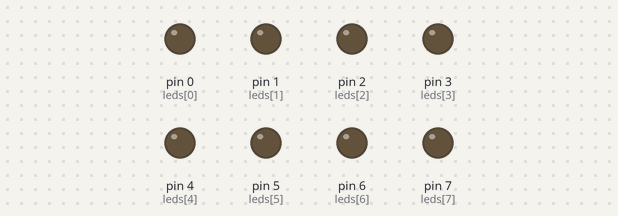
This sketch was run on a simulated Arduino Uno, built with avr-gcc and run on an emulated ATmega328P. On the bench: output pins drawn as LEDs (lit = HIGH). Random numbers use the default seed unless the sketch sets one.

Above: at 1.5 s.
At 3.9 s:
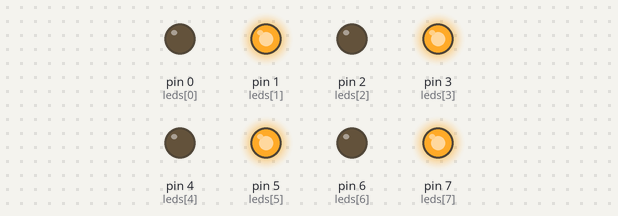
At 13.9 s:
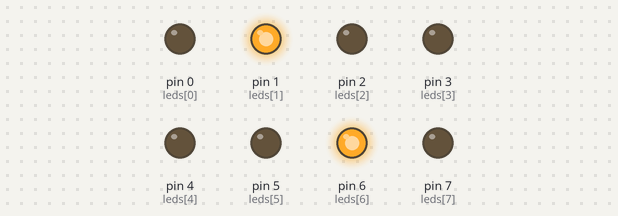
At 20.7 s:
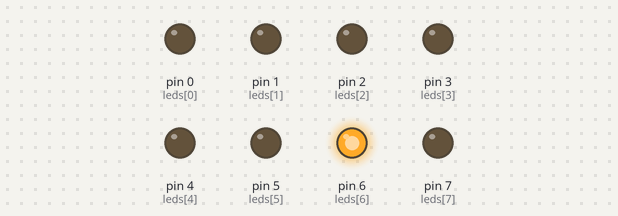
At 30.32 s:
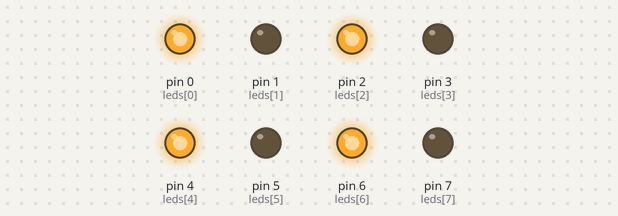
At 39.76 s:
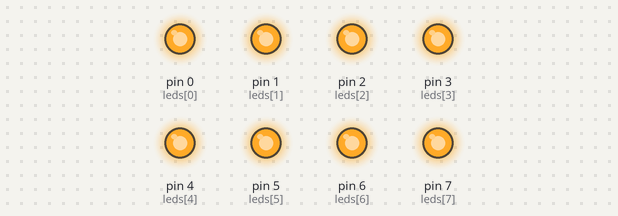
Timing chart, 0 to 40.0 s (numbered marks = the images above):
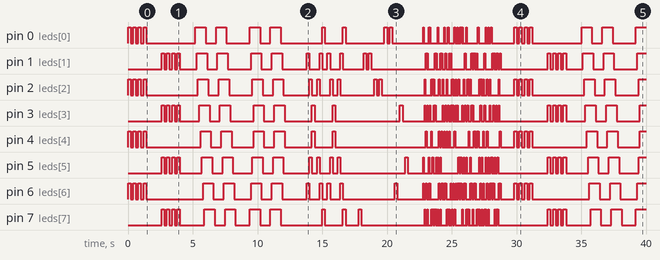

Measured:
- by itself, pin 0 (leds[0]): LOW → HIGH at 0.00 s, → LOW 0.20 s later, → HIGH 0.20 s later, → LOW 0.20 s later, … (69 changes in this stretch)
- by itself, pin 1 (leds[1]): LOW → HIGH at 2.6 s, → LOW 0.20 s later, → HIGH 0.20 s later, → LOW 0.20 s later, … (85 changes in this stretch)
- by itself, pin 2 (leds[2]): LOW → HIGH at 0.00 s, → LOW 0.20 s later, → HIGH 0.20 s later, → LOW 0.20 s later, … (85 changes in this stretch)
- by itself, pin 3 (leds[3]): LOW → HIGH at 2.6 s, → LOW 0.20 s later, → HIGH 0.20 s later, → LOW 0.20 s later, … (83 changes in this stretch)
- by itself, pin 4 (leds[4]): LOW → HIGH at 0.00 s, → LOW 0.20 s later, → HIGH 0.20 s later, → LOW 0.20 s later, … (65 changes in this stretch)
- by itself, pin 5 (leds[5]): LOW → HIGH at 2.6 s, → LOW 0.20 s later, → HIGH 0.20 s later, → LOW 0.20 s later, … (79 changes in this stretch)
- by itself, pin 6 (leds[6]): LOW → HIGH at 0.00 s, → LOW 0.20 s later, → HIGH 0.20 s later, → LOW 0.20 s later, … (101 changes in this stretch)
- by itself, pin 7 (leds[7]): LOW → HIGH at 2.6 s, → LOW 0.20 s later, → HIGH 0.20 s later, → LOW 0.20 s later, … (93 changes in this stretch)

The sketch:

Deber_N1.ino
```cpp
            //Alejandro Ortega
int leds [8]={0,1,2,3,4,5,6,7};
int ledsc [8]={7,6,5,4,3,2,1,0};
int juego1 [8]={1,0,1,0,1,0,1,0};
int juego2 [8]={0,1,0,1,0,1,0,1};

int ledsa [8]={7,0,1,2,3,4,5,6};
int ledsb [8]={0,7,6,5,4,3,2,1};

void setup() {
 for (int i=0;i<8;i++){
 pinMode(leds[i],OUTPUT);
}
}

void loop() {

  //Juego 1 encenender y apagar pares
      for(int h=0; h<4; h++){
   for(int i=0;i<8;i++){
      digitalWrite(leds[i],juego1[i]);
      }
      delay(200);
    for(int i=0;i<8;i++){
      digitalWrite(leds[i],LOW);
      }
      delay(200);
      }

      delay(1000);

  //Juego 2 encender y apagar impares
      for(int h=0; h<4; h++){
   for(int i=0;i<8;i++){
      digitalWrite(leds[i],juego2[i]);
      }
      delay(200);
     for(int i=0;i<8;i++){
      digitalWrite(leds[i],LOW);
      }
      delay(200);
      }
      delay(1000);

    //Juego 3
          for(int j=0;j<2;j++){
      for(int i=0;i<8;i++){
      digitalWrite(leds[i],HIGH);
      delay(100);
      }
      for(int i=0;i<8;i++){
      digitalWrite(leds[i],LOW);
      delay(100);
      }}

      delay(1000);

      //Juego 4
          for(int j=0;j<2;j++){
      for(int i=0;i<8;i++){
      digitalWrite(leds[i],HIGH);
      digitalWrite(ledsc[i],HIGH);
      delay(100);
      }
      for(int i=0;i<8;i++){
      digitalWrite(leds[i],LOW);
      digitalWrite(ledsc[i],LOW);
      delay(100);
      }}

      delay(1000);

      //Juego 5
          for(int j=0;j<2;j++){
      for(int i=0;i<8;i++){
      digitalWrite(leds[i],HIGH);
      digitalWrite(ledsc[i],HIGH);
      digitalWrite(ledsa[i],LOW);
      digitalWrite(ledsb[i],LOW);
      delay(200);
      }
       for(int i=0;i<8;i++){
      digitalWrite(leds[i],LOW);
      }
    }

      delay(1000);

      //Juego 6
          for(int j=0;j<10;j++){
          int n= random(0,8);
          digitalWrite(leds[n],HIGH);
          delay(200);
          digitalWrite(leds[n],LOW);
          delay(200);
          }

          delay(1000);

       //Juego 7
          for(int j=0;j<60;j++){
          int n= random(0,3);
          int m= random(3,6);
          int o= random(6,8);
          digitalWrite(leds[n],HIGH);
          digitalWrite(leds[m],HIGH);
          digitalWrite(leds[o],HIGH);
          delay(50);
          digitalWrite(leds[n],LOW);
          digitalWrite(leds[m],LOW);
          digitalWrite(leds[o],LOW);
          delay(50);
          }

          delay(1000);

}
```
